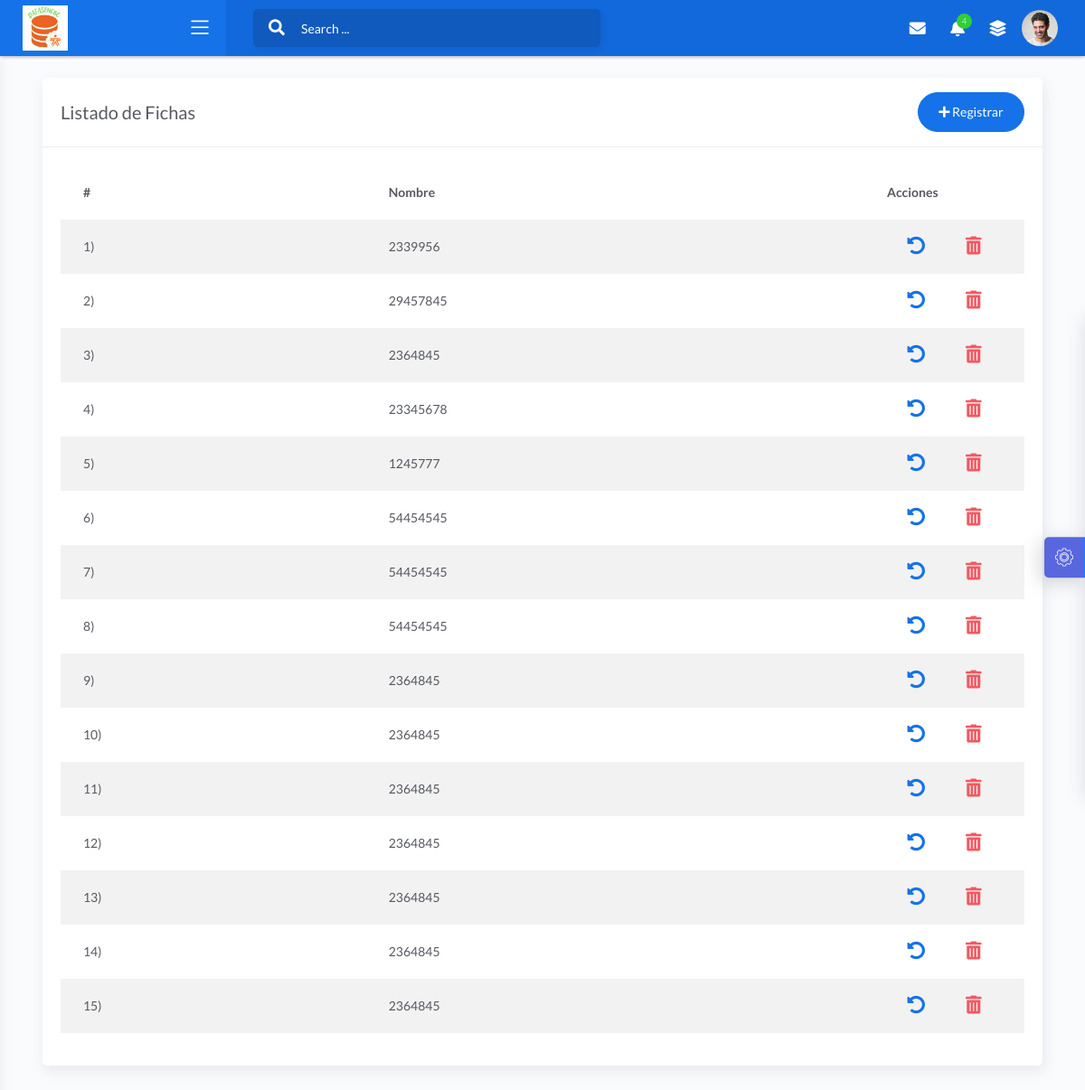
Page /Vista/html/listado_fichas.php on the committed database.
### tables this page shows
CREATE TABLE `fichas` (
  `id_fichas` int(11) NOT NULL,
  `numero_ficha` varchar(45) NOT NULL,
  `id_programa` int(11) NOT NULL
);

### Vista/html/listado_fichas.php (the view, shortened to what this page needs)
<?php include 'Vista/cabecera.php'; ?>
<?php
include("../../modelo/conexion.php");
$result="SELECT * FROM fichas";
?>
<div class="page-inner">
                    <div class="col-md-12">
                              <div class="card">
                                        <div class="card-header">
                                                  <div class="d-flex align-items-center">
                                                            <h4 class="card-title">Listado de Fichas</h4>
                                                            <button class="btn btn-primary btn-round ml-auto" data-toggle="modal" data-target="#addRowModal">
                                                                      <i class="fa fa-plus"></i>
                                                                      Registrar
                                                            </button>
                                                  </div>
                                        </div>
                                        <div class="card-body">
                                                  <div class="table-responsive">
                                                  <table id="add-row" class="display table table-striped table-hover" >
                                                            <thead  class="">
                                                                      <tr>
                                                                                <th>#</th>
                                                                                <th>Nombre</th>
                                                                                <th style="width:5%">Acciones</th>
                                                                      </tr>
                                                            </thead>
                                                            <tbody>
                                                            <?php
                                                            $contador =1;
                                                            foreach($conn ->query($result) as $lista){?>
                                                                      <tr>
                                                                                <td><?php echo $contador++ .')'; ?></td>
                                                                                <td><?php echo $lista['numero_ficha'] ?></td>
                                                                                <td>
                                                                                          <div class="form-button-action">
                                                                                                    <button type="button"   class="btn btn-link btn-primary" data-toggle="modal" data-target="#exampleModal<?php echo $lista['id_fichas'] ?>">
                                                                                                              <i class="fas fa-undo-alt"  style="font-size:20px"></i>
                                                                                                    </button>
                                                                                                    <button type="button"  class="btn btn-link btn-danger"  data-toggle="modal" data-target="#exampleModal1<?php echo $lista['id_fichas'] ?>">
                                                                                                              <i class="fas fa-trash-alt" style="font-size:20px"></i>
                                                                                                    </button>
                                                                                          </div>
                                                                                </td>
                                                                      </tr>
                                                                      <?php
                                                                      }
                                                                      ?>
                                                            </tbody>
                                                  </table>
                                                  </div>
                                        </div>
                              </div>
                    </div>
          </div>
</div>
<?php include 'Vista/footer.php'; ?>

### rows in the picture
fichas: numero_ficha "2339956"
fichas: numero_ficha "29457845"
fichas: numero_ficha "2364845"
fichas: numero_ficha "23345678"
fichas: numero_ficha "1245777"
fichas: numero_ficha "54454545"
fichas: numero_ficha "54454545"
fichas: numero_ficha "54454545"
fichas: numero_ficha "2364845"
fichas: numero_ficha "2364845"
fichas: numero_ficha "2364845"
fichas: numero_ficha "2364845"
fichas: numero_ficha "2364845"
fichas: numero_ficha "2364845"
fichas: numero_ficha "2364845"
